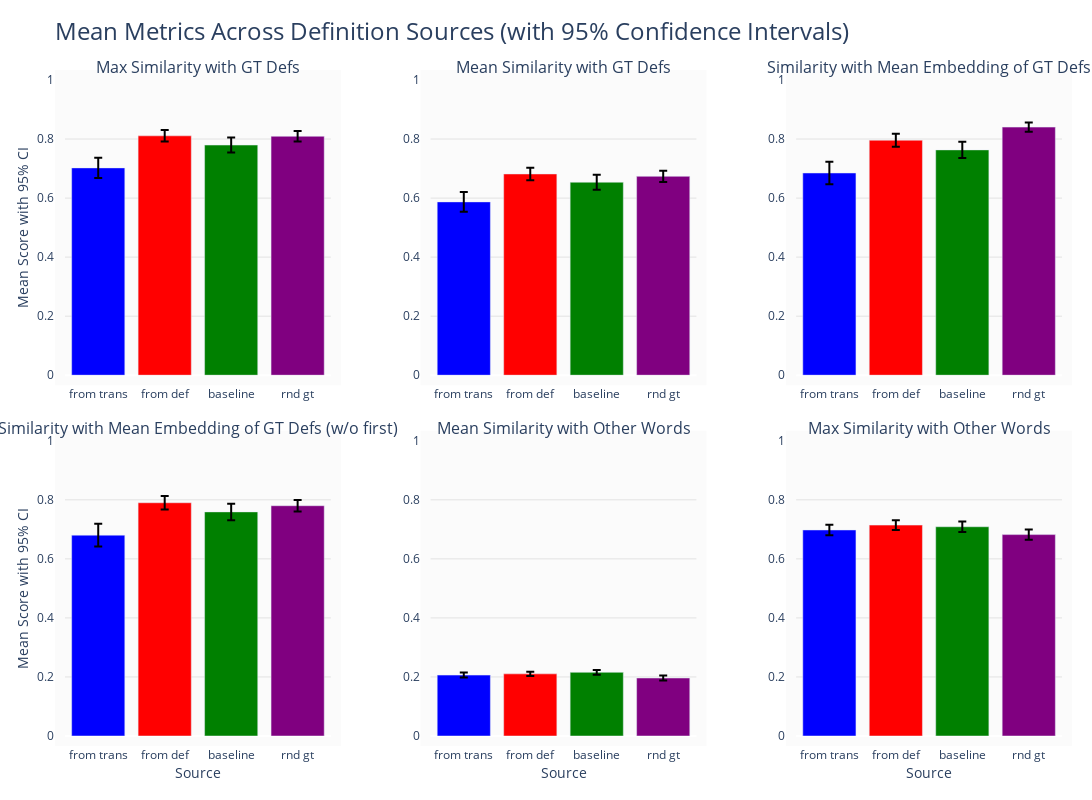
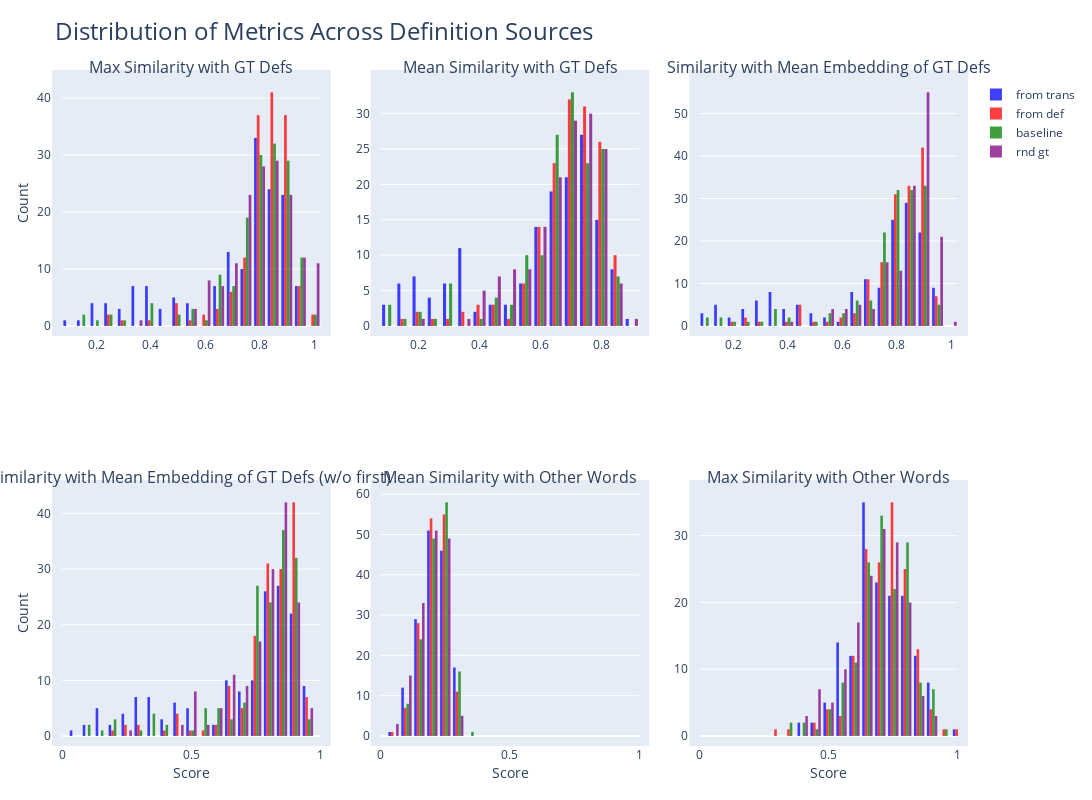

The notebook cell these images were saved under, in order:
### Code cell
result_dict = load_dict("/dlabscratch1/cdumas/thinking-lang/results/aya-23-8B/mean_repr_def/es-fr_es-de-en/1733752110_almond-avocet_defs_comparison.json")
_ = plot_compare_setup(result_dict, Path("."))

### Figure 1 — Plotly figure (JSON) as saved in the notebook; plotly's stock layout.template omitted (floating-point values rounded to 4 significant figures)
{"data": [{"error_y": {"array": [0.03398, 0.01955, 0.02522, 0.01781], "color": "black", "type": "data", "visible": true}, "marker": {"color": ["blue", "red", "green", "purple"]}, "name": "Max Similarity with GT Defs", "type": "bar", "x": ["from trans", "from def", "baseline", "rnd gt"], "xaxis": "x", "y": [0.7023, 0.8108, 0.7796, 0.8093], "yaxis": "y"}, {"error_y": {"array": [0.03361, 0.02109, 0.02539, 0.01919], "color": "black", "type": "data", "visible": true}, "marker": {"color": ["blue", "red", "green", "purple"]}, "name": "Mean Similarity with GT Defs", "type": "bar", "x": ["from trans", "from def", "baseline", "rnd gt"], "xaxis": "x2", "y": [0.5871, 0.6817, 0.6537, 0.6736], "yaxis": "y2"}, {"error_y": {"array": [0.03788, 0.02218, 0.02772, 0.01603], "color": "black", "type": "data", "visible": true}, "marker": {"color": ["blue", "red", "green", "purple"]}, "name": "Similarity with Mean Embedding of GT Defs", "type": "bar", "x": ["from trans", "from def", "baseline", "rnd gt"], "xaxis": "x3", "y": [0.685, 0.7961, 0.7632, 0.8404], "yaxis": "y3"}, {"error_y": {"array": [0.03831, 0.02269, 0.02793, 0.01953], "color": "black", "type": "data", "visible": true}, "marker": {"color": ["blue", "red", "green", "purple"]}, "name": "Similarity with Mean Embedding of GT Defs (w/o first)", "type": "bar", "x": ["from trans", "from def", "baseline", "rnd gt"], "xaxis": "x4", "y": [0.6804, 0.7901, 0.7592, 0.7801], "yaxis": "y4"}, {"error_y": {"array": [0.008465, 0.007605, 0.008078, 0.008078], "color": "black", "type": "data", "visible": true}, "marker": {"color": ["blue", "red", "green", "purple"]}, "name": "Mean Similarity with Other Words", "type": "bar", "x": ["from trans", "from def", "baseline", "rnd gt"], "xaxis": "x5", "y": [0.2063, 0.2105, 0.2157, 0.1965], "yaxis": "y5"}, {"error_y": {"array": [0.01777, 0.01649, 0.01795, 0.01755], "color": "black", "type": "data", "visible": true}, "marker": {"color": ["blue", "red", "green", "purple"]}, "name": "Max Similarity with Other Words", "type": "bar", "x": ["from trans", "from def", "baseline", "rnd gt"], "xaxis": "x6", "y": [0.6979, 0.7144, 0.7088, 0.6823], "yaxis": "y6"}], "layout": {"annotations": [{"font": {"size": 16}, "showarrow": false, "text": "Max Similarity with GT Defs", "x": 0.1333, "xanchor": "center", "xref": "paper", "y": 1, "yanchor": "bottom", "yref": "paper"}, {"font": {"size": 16}, "showarrow": false, "text": "Mean Similarity with GT Defs", "x": 0.5, "xanchor": "center", "xref": "paper", "y": 1, "yanchor": "bottom", "yref": "paper"}, {"font": {"size": 16}, "showarrow": false, "text": "Similarity with Mean Embedding of GT Defs", "x": 0.8667, "xanchor": "center", "xref": "paper", "y": 1, "yanchor": "bottom", "yref": "paper"}, {"font": {"size": 16}, "showarrow": false, "text": "Similarity with Mean Embedding of GT Defs (w/o first)", "x": 0.1333, "xanchor": "center", "xref": "paper", "y": 0.45, "yanchor": "bottom", "yref": "paper"}, {"font": {"size": 16}, "showarrow": false, "text": "Mean Similarity with Other Words", "x": 0.5, "xanchor": "center", "xref": "paper", "y": 0.45, "yanchor": "bottom", "yref": "paper"}, {"font": {"size": 16}, "showarrow": false, "text": "Max Similarity with Other Words", "x": 0.8667, "xanchor": "center", "xref": "paper", "y": 0.45, "yanchor": "bottom", "yref": "paper"}], "autosize": true, "height": 800, "margin": {"b": 50, "l": 60, "pad": 10, "r": 30, "t": 80}, "plot_bgcolor": "rgba(240,240,240,0.3)", "showlegend": false, "title": {"font": {"size": 24}, "text": "Mean Metrics Across Definition Sources (with 95% Confidence Intervals)"}, "width": 1200, "xaxis": {"anchor": "y", "domain": [0, 0.2667]}, "xaxis2": {"anchor": "y2", "domain": [0.3667, 0.6333]}, "xaxis3": {"anchor": "y3", "domain": [0.7333, 1]}, "xaxis4": {"anchor": "y4", "domain": [0, 0.2667], "title": {"standoff": 15, "text": "Source"}}, "xaxis5": {"anchor": "y5", "domain": [0.3667, 0.6333], "title": {"standoff": 15, "text": "Source"}}, "xaxis6": {"anchor": "y6", "domain": [0.7333, 1], "title": {"standoff": 15, "text": "Source"}}, "yaxis": {"anchor": "x", "domain": [0.55, 1], "gridcolor": "rgba(0,0,0,0.1)", "range": [0, 1], "showgrid": true, "title": {"standoff": 15, "text": "Mean Score with 95% CI"}}, "yaxis2": {"anchor": "x2", "domain": [0.55, 1], "gridcolor": "rgba(0,0,0,0.1)", "range": [0, 1], "showgrid": true}, "yaxis3": {"anchor": "x3", "domain": [0.55, 1], "gridcolor": "rgba(0,0,0,0.1)", "range": [0, 1], "showgrid": true}, "yaxis4": {"anchor": "x4", "domain": [0, 0.45], "gridcolor": "rgba(0,0,0,0.1)", "range": [0, 1], "showgrid": true, "title": {"standoff": 15, "text": "Mean Score with 95% CI"}}, "yaxis5": {"anchor": "x5", "domain": [0, 0.45], "gridcolor": "rgba(0,0,0,0.1)", "range": [0, 1], "showgrid": true}, "yaxis6": {"anchor": "x6", "domain": [0, 0.45], "gridcolor": "rgba(0,0,0,0.1)", "range": [0, 1], "showgrid": true}}}

### Figure 2 — Plotly figure (JSON) as saved in the notebook; plotly's stock layout.template omitted (floating-point values rounded to 4 significant figures; data arrays with more than 128 entries replaced by an {"elided": "..."} marker saying what was removed)
{"data": [{"bingroup": "b", "marker": {"color": "blue"}, "name": "from trans", "nbinsx": 20, "opacity": 0.75, "showlegend": true, "type": "histogram", "x": {"elided": "156 float values"}, "xaxis": "x", "yaxis": "y"}, {"bingroup": "b", "marker": {"color": "red"}, "name": "from def", "nbinsx": 20, "opacity": 0.75, "showlegend": true, "type": "histogram", "x": {"elided": "156 float values"}, "xaxis": "x", "yaxis": "y"}, {"bingroup": "b", "marker": {"color": "green"}, "name": "baseline", "nbinsx": 20, "opacity": 0.75, "showlegend": true, "type": "histogram", "x": {"elided": "156 float values"}, "xaxis": "x", "yaxis": "y"}, {"bingroup": "b", "marker": {"color": "purple"}, "name": "rnd gt", "nbinsx": 20, "opacity": 0.75, "showlegend": true, "type": "histogram", "x": {"elided": "156 float values"}, "xaxis": "x", "yaxis": "y"}, {"bingroup": "b", "marker": {"color": "blue"}, "name": "from trans", "nbinsx": 20, "opacity": 0.75, "showlegend": false, "type": "histogram", "x": {"elided": "156 float values"}, "xaxis": "x2", "yaxis": "y2"}, {"bingroup": "b", "marker": {"color": "red"}, "name": "from def", "nbinsx": 20, "opacity": 0.75, "showlegend": false, "type": "histogram", "x": {"elided": "156 float values"}, "xaxis": "x2", "yaxis": "y2"}, {"bingroup": "b", "marker": {"color": "green"}, "name": "baseline", "nbinsx": 20, "opacity": 0.75, "showlegend": false, "type": "histogram", "x": {"elided": "156 float values"}, "xaxis": "x2", "yaxis": "y2"}, {"bingroup": "b", "marker": {"color": "purple"}, "name": "rnd gt", "nbinsx": 20, "opacity": 0.75, "showlegend": false, "type": "histogram", "x": {"elided": "156 float values"}, "xaxis": "x2", "yaxis": "y2"}, {"bingroup": "b", "marker": {"color": "blue"}, "name": "from trans", "nbinsx": 20, "opacity": 0.75, "showlegend": false, "type": "histogram", "x": {"elided": "156 float values"}, "xaxis": "x3", "yaxis": "y3"}, {"bingroup": "b", "marker": {"color": "red"}, "name": "from def", "nbinsx": 20, "opacity": 0.75, "showlegend": false, "type": "histogram", "x": {"elided": "156 float values"}, "xaxis": "x3", "yaxis": "y3"}, {"bingroup": "b", "marker": {"color": "green"}, "name": "baseline", "nbinsx": 20, "opacity": 0.75, "showlegend": false, "type": "histogram", "x": {"elided": "156 float values"}, "xaxis": "x3", "yaxis": "y3"}, {"bingroup": "b", "marker": {"color": "purple"}, "name": "rnd gt", "nbinsx": 20, "opacity": 0.75, "showlegend": false, "type": "histogram", "x": {"elided": "156 float values"}, "xaxis": "x3", "yaxis": "y3"}, {"bingroup": "b", "marker": {"color": "blue"}, "name": "from trans", "nbinsx": 20, "opacity": 0.75, "showlegend": false, "type": "histogram", "x": {"elided": "156 float values"}, "xaxis": "x4", "yaxis": "y4"}, {"bingroup": "b", "marker": {"color": "red"}, "name": "from def", "nbinsx": 20, "opacity": 0.75, "showlegend": false, "type": "histogram", "x": {"elided": "156 float values"}, "xaxis": "x4", "yaxis": "y4"}, {"bingroup": "b", "marker": {"color": "green"}, "name": "baseline", "nbinsx": 20, "opacity": 0.75, "showlegend": false, "type": "histogram", "x": {"elided": "156 float values"}, "xaxis": "x4", "yaxis": "y4"}, {"bingroup": "b", "marker": {"color": "purple"}, "name": "rnd gt", "nbinsx": 20, "opacity": 0.75, "showlegend": false, "type": "histogram", "x": {"elided": "156 float values"}, "xaxis": "x4", "yaxis": "y4"}, {"bingroup": "b", "marker": {"color": "blue"}, "name": "from trans", "nbinsx": 20, "opacity": 0.75, "showlegend": false, "type": "histogram", "x": {"elided": "156 float values"}, "xaxis": "x5", "yaxis": "y5"}, {"bingroup": "b", "marker": {"color": "red"}, "name": "from def", "nbinsx": 20, "opacity": 0.75, "showlegend": false, "type": "histogram", "x": {"elided": "156 float values"}, "xaxis": "x5", "yaxis": "y5"}, {"bingroup": "b", "marker": {"color": "green"}, "name": "baseline", "nbinsx": 20, "opacity": 0.75, "showlegend": false, "type": "histogram", "x": {"elided": "156 float values"}, "xaxis": "x5", "yaxis": "y5"}, {"bingroup": "b", "marker": {"color": "purple"}, "name": "rnd gt", "nbinsx": 20, "opacity": 0.75, "showlegend": false, "type": "histogram", "x": {"elided": "156 float values"}, "xaxis": "x5", "yaxis": "y5"}, {"bingroup": "b", "marker": {"color": "blue"}, "name": "from trans", "nbinsx": 20, "opacity": 0.75, "showlegend": false, "type": "histogram", "x": {"elided": "156 float values"}, "xaxis": "x6", "yaxis": "y6"}, {"bingroup": "b", "marker": {"color": "red"}, "name": "from def", "nbinsx": 20, "opacity": 0.75, "showlegend": false, "type": "histogram", "x": {"elided": "156 float values"}, "xaxis": "x6", "yaxis": "y6"}, {"bingroup": "b", "marker": {"color": "green"}, "name": "baseline", "nbinsx": 20, "opacity": 0.75, "showlegend": false, "type": "histogram", "x": {"elided": "156 float values"}, "xaxis": "x6", "yaxis": "y6"}, {"bingroup": "b", "marker": {"color": "purple"}, "name": "rnd gt", "nbinsx": 20, "opacity": 0.75, "showlegend": false, "type": "histogram", "x": {"elided": "156 float values"}, "xaxis": "x6", "yaxis": "y6"}], "layout": {"annotations": [{"font": {"size": 16}, "showarrow": false, "text": "Max Similarity with GT Defs", "x": 0.1444, "xanchor": "center", "xref": "paper", "y": 1, "yanchor": "bottom", "yref": "paper"}, {"font": {"size": 16}, "showarrow": false, "text": "Mean Similarity with GT Defs", "x": 0.5, "xanchor": "center", "xref": "paper", "y": 1, "yanchor": "bottom", "yref": "paper"}, {"font": {"size": 16}, "showarrow": false, "text": "Similarity with Mean Embedding of GT Defs", "x": 0.8556, "xanchor": "center", "xref": "paper", "y": 1, "yanchor": "bottom", "yref": "paper"}, {"font": {"size": 16}, "showarrow": false, "text": "Similarity with Mean Embedding of GT Defs (w/o first)", "x": 0.1444, "xanchor": "center", "xref": "paper", "y": 0.375, "yanchor": "bottom", "yref": "paper"}, {"font": {"size": 16}, "showarrow": false, "text": "Mean Similarity with Other Words", "x": 0.5, "xanchor": "center", "xref": "paper", "y": 0.375, "yanchor": "bottom", "yref": "paper"}, {"font": {"size": 16}, "showarrow": false, "text": "Max Similarity with Other Words", "x": 0.8556, "xanchor": "center", "xref": "paper", "y": 0.375, "yanchor": "bottom", "yref": "paper"}], "autosize": true, "barmode": "group", "height": 800, "margin": {"b": 50, "l": 60, "pad": 10, "r": 30, "t": 80}, "showlegend": true, "title": {"font": {"size": 24}, "text": "Distribution of Metrics Across Definition Sources"}, "width": 1200, "xaxis": {"anchor": "y", "domain": [0, 0.2889]}, "xaxis2": {"anchor": "y2", "domain": [0.3556, 0.6444]}, "xaxis3": {"anchor": "y3", "domain": [0.7111, 1]}, "xaxis4": {"anchor": "y4", "domain": [0, 0.2889], "range": [0, 1], "title": {"text": "Score"}}, "xaxis5": {"anchor": "y5", "domain": [0.3556, 0.6444], "range": [0, 1], "title": {"text": "Score"}}, "xaxis6": {"anchor": "y6", "domain": [0.7111, 1], "range": [0, 1], "title": {"text": "Score"}}, "yaxis": {"anchor": "x", "domain": [0.625, 1], "title": {"text": "Count"}}, "yaxis2": {"anchor": "x2", "domain": [0.625, 1]}, "yaxis3": {"anchor": "x3", "domain": [0.625, 1]}, "yaxis4": {"anchor": "x4", "domain": [0, 0.375], "title": {"text": "Count"}}, "yaxis5": {"anchor": "x5", "domain": [0, 0.375]}, "yaxis6": {"anchor": "x6", "domain": [0, 0.375]}}}
